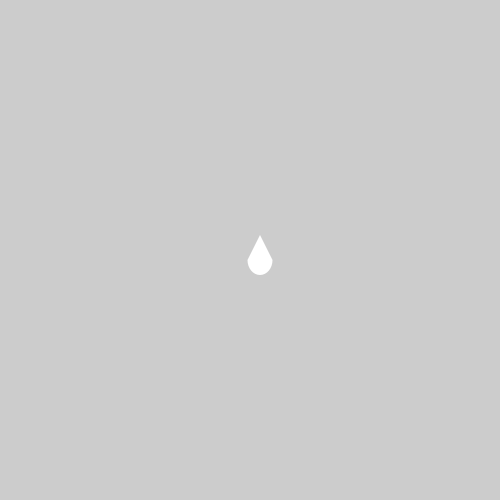
Frame 1 (no input)
Frame 60 (the mouse pressed at the canvas centre just before this capture): identical to frame 1, image omitted
Frame 120 (the mouse held since frame 60 and released just before this capture): identical to frame 1, image omitted

The Processing sketch that drew this single still picture (run headless with seeded random() and noise(); from frame 60 on, the mouse is pressed at the canvas centre):

// Processing sketch: sketch_makeShape
// ── sketch_makeShape.pde
PShape teardrop, arc_, triangle_;
void setup() {
  size(500, 500);
  noStroke();
  float middleArcX=(width/2);
  float middleArcY=(height/2);
  float arcWidth=25;
  float arcHeight=30;
  teardrop = createShape(GROUP);        // Create the shape group
  arc_ = createShape(ARC, middleArcX, middleArcY, arcWidth, arcHeight, 0, PI);      // Make shapes
  //arc_.setFill(color(255));
  triangle_ = createShape(TRIANGLE, middleArcX-(arcWidth/2), middleArcY, middleArcX, middleArcY-(1*arcWidth), middleArcX+(arcWidth/2), middleArcY); 
  //triangle_.setFill(color(0));
  teardrop.addChild(arc_);          // Add the two "child" shapes to the parent group
  teardrop.addChild(triangle_);
}

void draw() {
  background(204);
  float step=10;
  translate((0+step), (0+step));
  shape(teardrop); // Draw the group
}
